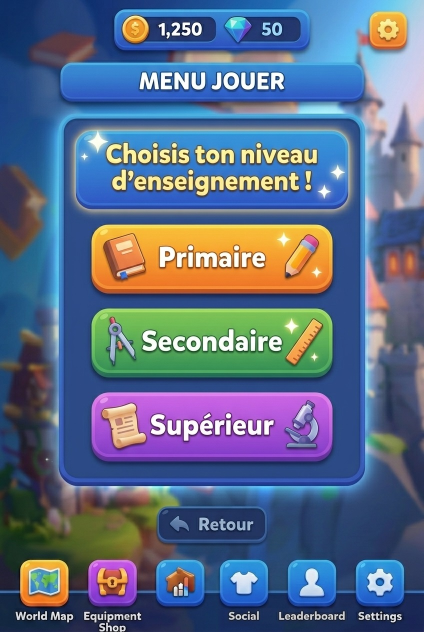
#> input picture docs/menu-level-study.jpg, 848 x 1264 px (shown at 1/2 size); its folder holds 4 pictures in this run
$ python extract_ui_assets.py ../../docs/crossword.jpg
#> lines starting #> are read from the running program, lines starting #| are printed output that depends on the picture; after the words box and inside, x2 and y2 are one past the last pixel; in counts of white or black regions, pixels touching at a corner belong together
"""Extrait les éléments d'UI des maquettes (docs/*.jpg) en PNG séparés,
dans content/ui/. Ces PNG servent ensuite de thème à l'UI Godot (voir scripts/ui/ui_skin.gd).

    python addons/dev_tools/extract_ui_assets.py            # skins (boutons, panneaux, cases)
    python addons/dev_tools/extract_ui_assets.py --sprites  # + sprites détourés (nécessite `pip install rembg[cpu]`)

Trois techniques :
- Skins (boutons, panneaux) : découpe + effacement du texte par interpolation ligne par ligne
  entre deux colonnes propres + masque arrondi anticrénelé. Utilisés en 9-slice dans Godot.
- Variantes de couleur : « gradient map » de la luminance d'un skin propre vers une rampe de
  couleurs échantillonnée sur la maquette (vert, violet, jaune…).
- Sprites (icônes, plateformes, châteaux) : détourage automatique avec rembg.
"""
import os
import sys

import numpy as np
from PIL import Image, ImageDraw, ImageFilter

ROOT = os.path.dirname(os.path.dirname(os.path.dirname(os.path.abspath(__file__))))
OUT = os.path.join(ROOT, "content", "ui")
_cache = {}


def src(name):
#> called with name = 'menu-level-study'
    if name not in _cache:
        _cache[name] = np.asarray(Image.open(os.path.join(ROOT, "docs", name + ".jpg")).convert("RGB")).astype(np.float32)
    return _cache[name]


def crop(name, box):
    x0, y0, x1, y1 = box
    return src(name)[y0:y1, x0:x1].copy()
#> returned value: shape (76, 606, 3) float32


# [9 lines left out: function erase_rows, not called in this run]


def fill_rows_median(a, x0, x1, y0=0, y1=None, keep=10):
    """Remplace chaque ligne entre x0 et x1 par une couleur médiane calculée sur les `keep`
    colonnes les plus lisses verticalement (donc sans texte ni icône) : le texte disparaît
    et le dégradé vertical du bouton est conservé."""
#> called with x0 = 30, x1 = 576, y0 = 3, y1 = 73, keep = 10
    y1 = a.shape[0] if y1 is None else y1
#> y1 = 73
    block = a[y0:y1, x0:x1]
    roughness = np.abs(np.diff(block, n=2, axis=0)).sum(axis=(0, 2))
#> roughness = 546 values, max 6717 at index 375, min 360 at index 29, mean 1674.1
    cleanest = np.argsort(roughness)[:keep]
#> cleanest = [104, 29, 101, 465, 27, 87, 102, 7, 525, 85]
    a[y0:y1, x0:x1] = np.median(block[:, cleanest], axis=1, keepdims=True)
    return a


def erase_cols(a, y0, y1, x0=0, x1=None, sample=3):
    """Même chose verticalement (interpolation entre la ligne au-dessus et celle en dessous)."""
    x1 = a.shape[1] if x1 is None else x1
    t = np.linspace(0.0, 1.0, y1 - y0)[:, None, None]
    top = a[y0 - sample:y0, x0:x1].mean(axis=0, keepdims=True)
    bottom = a[y1:y1 + sample, x0:x1].mean(axis=0, keepdims=True)
    a[y0:y1, x0:x1] = top * (1 - t) + bottom * t
    return a


def rounded_alpha(w, h, radius, inset=0.0, ss=4):
    """Masque de rectangle arrondi anticrénelé (suréchantillonné)."""
#> called with w = 606, h = 76, radius = 24, inset = 0.5, ss = 4
    m = Image.new("L", (w * ss, h * ss), 0)
#> m: PIL image 2424x304 L; every value is 0
    ImageDraw.Draw(m).rounded_rectangle(
        (inset * ss, inset * ss, (w - inset) * ss - 1, (h - inset) * ss - 1), radius=radius * ss, fill=255)
#> m: PIL image 2424x304 L; 97.4% white; 1 black region, box (x1, y1, x2, y2) and area: (0, 0, 2424, 304) 18912
    return np.asarray(m.resize((w, h), Image.LANCZOS)).astype(np.float32)
#> returned value: shape (76, 606) float32


def to_png(a, alpha, name):
#> called with name = 'button_blue'
    rgba = np.dstack([np.clip(a, 0, 255), alpha]).astype(np.uint8)
    Image.fromarray(rgba, "RGBA").save(os.path.join(OUT, name + ".png"))
    print("  ", name + ".png", rgba.shape[1], "x", rgba.shape[0])
#|    button_blue.png 606 x 76
    return rgba


def luminance(a):
    return a[..., 0] * 0.299 + a[..., 1] * 0.587 + a[..., 2] * 0.114


def gradient_map(rgba, ramp):
    """Recolore une image selon sa luminance (normalisée entre les centiles 2 et 98)
    vers une rampe [(position, (r, g, b)), …]."""
    a = rgba[..., :3].astype(np.float32)
    lum = luminance(a)
    visible = rgba[..., 3] > 128
    lo, hi = np.percentile(lum[visible], 2), np.percentile(lum[visible], 98)
    t = np.clip((lum - lo) / max(hi - lo, 1), 0, 1)
    pos = np.array([p for p, _ in ramp])
    cols = np.array([c for _, c in ramp], dtype=np.float32)
    out = np.stack([np.interp(t, pos, cols[:, k]) for k in range(3)], axis=-1)
    return np.dstack([out, rgba[..., 3]]).astype(np.uint8)


def save_rgba(rgba, name):
    Image.fromarray(rgba, "RGBA").save(os.path.join(OUT, name + ".png"))
    print("  ", name + ".png", rgba.shape[1], "x", rgba.shape[0])


# --- Skins -------------------------------------------------------------------

def skins():
    print("Skins :")
    # Bouton / bannière bleue : bannière « MENU JOUER », propre aux deux extrémités.
    a = crop("menu-level-study", (121, 126, 727, 202))
    fill_rows_median(a, 30, a.shape[1] - 30, 3, a.shape[0] - 3)
    blue = to_png(a, rounded_alpha(a.shape[1], a.shape[0], 24, 0.5), "button_blue")

    # Bouton orange : « Hint » (ampoule et texte effacés).
    a = crop("crossword", (314, 860, 581, 951))
#> call 2 of src, with name = 'crossword'
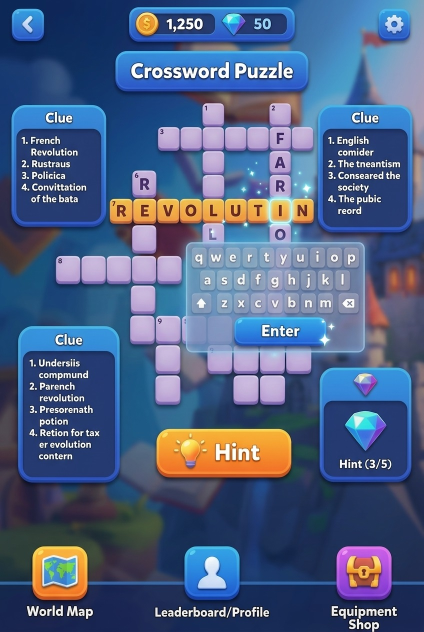
#> input picture docs/crossword.jpg, 848 x 1264 px (shown at 1/2 size)
    fill_rows_median(a, 22, a.shape[1] - 22, 3, a.shape[0] - 3)
    to_png(a, rounded_alpha(a.shape[1], a.shape[0], 26, 0.5), "button_orange")
#> call 2 of rounded_alpha, with w = 267, h = 91, radius = 26, inset = 0.5, ss = 4
#> in rounded_alpha (call 2), `m = Image.new("L", (w * ss, h * ss), 0)`: m: PIL image 1068x364 L; every value is 0
#> in rounded_alpha (call 2), `ImageDraw.Draw(m).rounded_rectangle( (inset * ss, inset * ss, (w - ins..`:
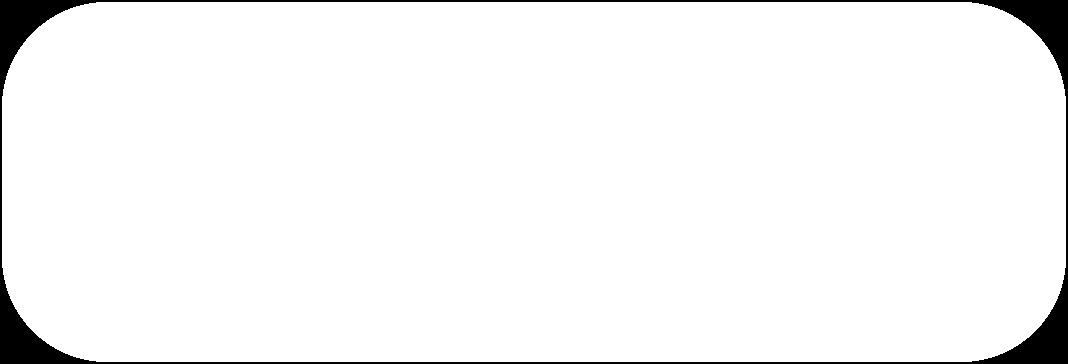
#> m: PIL image 1068x364 L; 96.1% white; 1 black region, box (x1, y1, x2, y2) and area: (0, 0, 1068, 364) 15108
#|    button_orange.png 267 x 91

    # Bouton PLAY (orange -> rose) : « Play Story Path ».
    a = crop("home-menu", (36, 319, 439, 429))
#> call 3 of src, with name = 'home-menu'
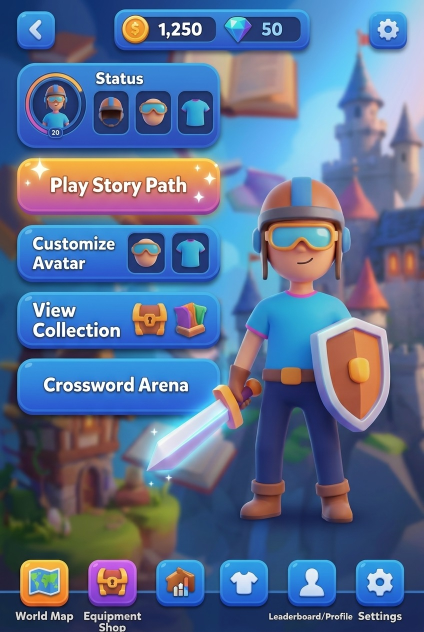
#> input picture docs/home-menu.jpg, 848 x 1264 px (shown at 1/2 size)
    fill_rows_median(a, 62, a.shape[1] - 26, 4, a.shape[0] - 4)  # garde la grande étincelle du coin
    to_png(a, rounded_alpha(a.shape[1], a.shape[0], 28, 0.5), "button_play")
#> in rounded_alpha (call 3), `m = Image.new("L", (w * ss, h * ss), 0)`: m: PIL image 1612x440 L; every value is 0
#> in rounded_alpha (call 3), `ImageDraw.Draw(m).rounded_rectangle( (inset * ss, inset * ss, (w - ins..`: m: PIL image 1612x440 L; 97.3% white; 1 black region, box (x1, y1, x2, y2) and area: (0, 0, 1612, 440) 19092
#|    button_play.png 403 x 110

    # Bouton « Retour » bleu nuit.
    a = crop("menu-level-study", (317, 1016, 531, 1083))
    fill_rows_median(a, 14, a.shape[1] - 14, 3, a.shape[0] - 3)
    to_png(a, rounded_alpha(a.shape[1], a.shape[0], 20, 0.5), "button_navy")
#> in rounded_alpha (call 4), `m = Image.new("L", (w * ss, h * ss), 0)`: m: PIL image 856x268 L; every value is 0
#> in rounded_alpha (call 4), `ImageDraw.Draw(m).rounded_rectangle( (inset * ss, inset * ss, (w - ins..`: m: PIL image 856x268 L; 95.6% white; 1 black region, box (x1, y1, x2, y2) and area: (0, 0, 856, 268) 10080
#|    button_navy.png 214 x 67

    # Variantes de couleur par gradient map, rampes échantillonnées sur les maquettes.
    ramps = {
        "button_green": [(0, (18, 72, 24)), (0.35, (48, 150, 52)), (0.7, (98, 200, 80)), (1, (210, 255, 190))],
        "button_purple": [(0, (60, 20, 100)), (0.35, (128, 60, 190)), (0.7, (180, 105, 230)), (1, (240, 215, 255))],
        "button_yellow": [(0, (120, 72, 0)), (0.35, (235, 165, 10)), (0.7, (255, 210, 60)), (1, (255, 248, 200))],
        "button_red": [(0, (110, 15, 25)), (0.35, (215, 45, 60)), (0.7, (255, 105, 115)), (1, (255, 225, 225))],
        "button_grey": [(0, (55, 60, 75)), (0.35, (120, 128, 145)), (0.7, (165, 172, 188)), (1, (235, 238, 245))],
        "button_light": [(0, (140, 145, 185)), (0.35, (205, 210, 240)), (0.7, (236, 238, 255)), (1, (255, 255, 255))],
    }
    for name, ramp in ramps.items():
        save_rgba(gradient_map(blue, ramp), name)
#> this loop made 6 passes
#> pass 1, in gradient_map, `visible = rgba[..., 3] > 128`:
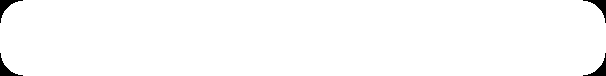
#> visible: shape (76, 606) bool; 98.7% white; 4 black regions, box (x1, y1, x2, y2) and area: (0, 0, 23, 23) 150, (583, 0, 606, 23) 150, (0, 53, 23, 76) 150, (583, 53, 606, 76) 150
#> pass 1, in gradient_map, `t = np.clip((lum - lo) / max(hi - lo, 1), 0, 1)`:
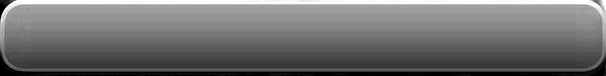
#> t: shape (76, 606) float32; min 0, max 1, mean 0.448

    # Cadre titré (panneau « Clue ») : titre et texte effacés, intérieur bleu nuit conservé.
    a = crop("crossword", (25, 211, 211, 451))
    fill_rows_median(a, 20, a.shape[1] - 20, 4, 46)      # titre « Clue »
#> in fill_rows_median (call 5), `roughness = np.abs(np.diff(block, n=2, axis=0)).sum(axis=(0, 2))`: roughness = 146 values, max 6419 at index 93, min 113 at index 38, mean 1312.5
#> in fill_rows_median (call 5), `cleanest = np.argsort(roughness)[:keep]`: cleanest = [38, 24, 127, 121, 107, 23, 29, 15, 123, 3]
#> in fill_rows_median (call 5), `a[y0:y1, x0:x1] = np.median(block[:, cleanest], axis=1, keepdims=True)`:
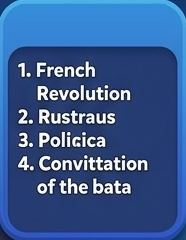
#> a: shape (240, 186, 3) float32; mean of channels 0, 1, 2 57.5, 91.8, 146.2; drawn as R, G, B
    erase_cols(a, 60, 214, 16, a.shape[1] - 16)          # texte de la liste (entre deux bandes propres)
#> in erase_cols, `top = a[y0 - sample:y0, x0:x1].mean(axis=0, keepdims=True)`: top = 154 rows, first 8: [37, 57, 107], [37, 58, 111], [36.67, 59.67, 111.7], [36, 60.67, 113.7], [36, 61.67, 113.7], [36.67, 61.67, 113], [37.67, 62.67, 113.3], [37, 60.67, 111.7]
#> in erase_cols, `bottom = a[y1:y1 + sample, x0:x1].mean(axis=0, keepdims=True)`: bottom = 154 rows, first 8: [37, 60, 114], [39, 59, 112], [39, 59, 112], [39, 59, 112], [38, 59, 113.3], [37, 59, 116], [35, 60, 116], [38, 59, 114]
    to_png(a, rounded_alpha(a.shape[1], a.shape[0], 22, 0.5), "panel_titled")
#> in rounded_alpha (call 5), `m = Image.new("L", (w * ss, h * ss), 0)`: m: PIL image 744x960 L; every value is 0
#> in rounded_alpha (call 5), `ImageDraw.Draw(m).rounded_rectangle( (inset * ss, inset * ss, (w - ins..`: m: PIL image 744x960 L; 98.1% white; 1 black region, box (x1, y1, x2, y2) and area: (0, 0, 744, 960) 13568
#|    panel_titled.png 186 x 240

    # Cadre de question (quiz) : texte et minuteur effacés.
    a = crop("quizz", (51, 149, 717, 331))
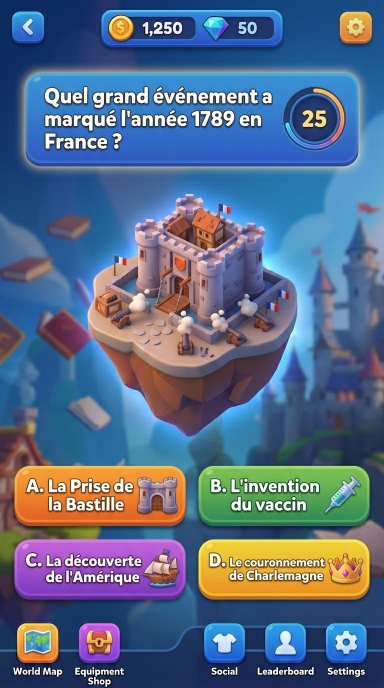
#> input picture docs/quizz.jpg, 768 x 1376 px (shown at 1/2 size)
    fill_rows_median(a, 20, a.shape[1] - 18, 8, a.shape[0] - 12)
    to_png(a, rounded_alpha(a.shape[1], a.shape[0], 30, 0.5), "panel_blue")
#|    panel_blue.png 666 x 182

    # Grand conteneur bleu nuit à bord lumineux (menu des niveaux) : boutons effacés.
    a = crop("menu-level-study", (119, 229, 729, 969))
    erase_cols(a, 20, a.shape[0] - 28, 18, a.shape[1] - 18, sample=5)
#> in erase_cols (call 2), `top = a[y0 - sample:y0, x0:x1].mean(axis=0, keepdims=True)`: top = 574 rows, first 8: [28.6, 69, 123], [32.2, 68.8, 124.4], [37.4, 71.6, 126.6], [40.4, 72.6, 128.6], [40.2, 72, 127.6], [41.8, 72.8, 129.2], [44.4, 76.2, 132.2], [45, 77.6, 132.4]
#> in erase_cols (call 2), `bottom = a[y1:y1 + sample, x0:x1].mean(axis=0, keepdims=True)`: bottom = 574 rows, first 8: [43.2, 72.6, 133.8], [43.4, 72.2, 134], [43.2, 72.6, 132.6], [42.6, 73, 132.6], [43.2, 73.6, 132.8], [43.2, 73.6, 132], [42.8, 73.2, 131.6], [43.6, 73.8, 133.2]
    to_png(a, rounded_alpha(a.shape[1], a.shape[0], 32, 0.5), "panel_container")
#|    panel_container.png 610 x 740
#|    cell_empty.png 46 x 52

    # Cases du mot croisé
    a = crop("crossword", (164, 514, 210, 566))
    cell = to_png(a, rounded_alpha(a.shape[1], a.shape[0], 8, 0.5), "cell_empty")
    save_rgba(gradient_map(cell, [(0, (130, 55, 0)), (0.4, (240, 140, 25)), (0.8, (255, 195, 75)), (1, (255, 240, 190))]), "cell_done")
#|    cell_done.png 46 x 52
#|    cell_cursor.png 46 x 52
#|    cell_wrong.png 46 x 52
#|    cell_good.png 46 x 52
#|    cell_word.png 46 x 52
    save_rgba(gradient_map(cell, [(0, (150, 110, 0)), (0.4, (255, 205, 40)), (0.8, (255, 238, 140)), (1, (255, 255, 230))]), "cell_cursor")
    save_rgba(gradient_map(cell, [(0, (110, 15, 25)), (0.4, (225, 55, 70)), (0.8, (255, 125, 135)), (1, (255, 230, 230))]), "cell_wrong")
    save_rgba(gradient_map(cell, [(0, (20, 90, 35)), (0.4, (55, 170, 70)), (0.8, (130, 225, 120)), (1, (230, 255, 225))]), "cell_good")
    save_rgba(gradient_map(cell, [(0, (150, 140, 200)), (0.4, (225, 220, 250)), (0.8, (245, 243, 255)), (1, (255, 255, 255))]), "cell_word")

    # Touche du clavier (lettre effacée)
    a = crop("crossword", (620, 496, 652, 536))  # touche « i » (lettre fine)
    fill_rows_median(a, 6, a.shape[1] - 6, 4, a.shape[0] - 6)
    to_png(a, rounded_alpha(a.shape[1], a.shape[0], 8, 0.5), "key")
#|    key.png 32 x 40
#|    button_back.png 72 x 70

    # Boutons ronds de la barre du haut (gardés tels quels, icône comprise)
    for name, img, box in [("button_back", "home-menu", (37, 27, 109, 97)), ("button_gear", "home-menu", (740, 27, 811, 97)),
                           ("button_gear_orange", "menu-level-study", (740, 27, 811, 97))]:
        a = crop(img, box)
        to_png(a, rounded_alpha(a.shape[1], a.shape[0], 16, 0.5), name)


# --- Sprites détourés (rembg) ------------------------------------------------

SPRITES = {
    # nom: (image, boîte)
    "icon_book": ("menu-level-study", (196, 462, 300, 566)),
    "icon_pencil": ("menu-level-study", (560, 455, 650, 565)),
    "icon_ruler": ("menu-level-study", (560, 625, 650, 740)),
    "icon_scroll": ("menu-level-study", (195, 800, 300, 900)),
    "icon_microscope": ("menu-level-study", (560, 795, 650, 905)),
    "icon_castle": ("quizz", (268, 945, 350, 1035)),
    "icon_crown": ("quizz", (650, 1090, 732, 1170)),
    "icon_bulb": ("crossword", (340, 868, 420, 945)),
    "icon_coin": ("home-menu", (242, 30, 300, 88)),
    "icon_gem": ("home-menu", (444, 30, 506, 88)),
    "island_castle": ("quizz", (165, 375, 610, 900)),
    "platform_open": ("select-mini-game", (318, 425, 458, 548)),
    "platform_lock": ("select-mini-game", (490, 515, 626, 668)),
    "platform_stone": ("select-mini-game", (326, 735, 456, 880)),
    "castle_end": ("select-mini-game", (485, 125, 752, 445)),
    "castle_start": ("select-mini-game", (262, 930, 505, 1230)),
}


# [43 lines left out: functions sprites, _chroma_key, _trim, _blue_to_gold, not called in this run]


if __name__ == "__main__":
    os.makedirs(OUT, exist_ok=True)
    skins()
    if "--sprites" in sys.argv:
        sprites()
